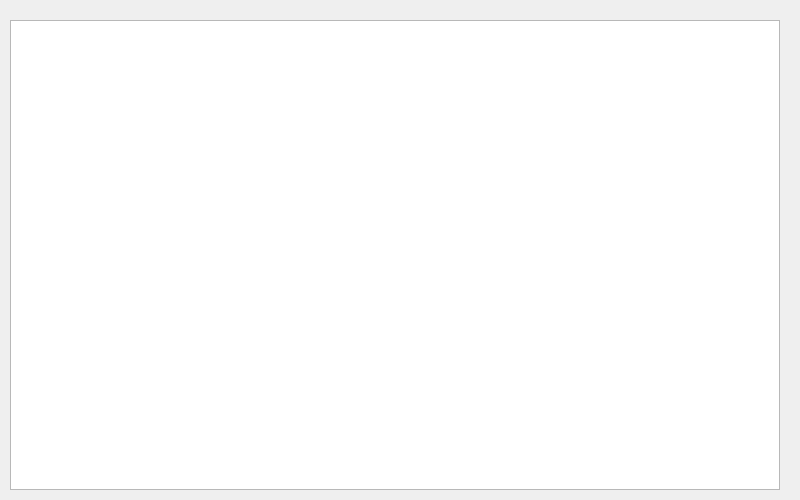
<?xml version="1.0" encoding="UTF-8"?>
<ui version="4.0">
 <class>ShareWidget</class>
 <widget class="QWidget" name="ShareWidget">
  <property name="geometry">
   <rect>
    <x>0</x>
    <y>0</y>
    <width>800</width>
    <height>500</height>
   </rect>
  </property>
  <property name="windowTitle">
   <string>Form</string>
  </property>
  <widget class="QListWidget" name="listWidget">
   <property name="geometry">
    <rect>
     <x>10</x>
     <y>20</y>
     <width>770</width>
     <height>470</height>
    </rect>
   </property>
  </widget>
 </widget>
 <resources/>
 <connections/>
</ui>
